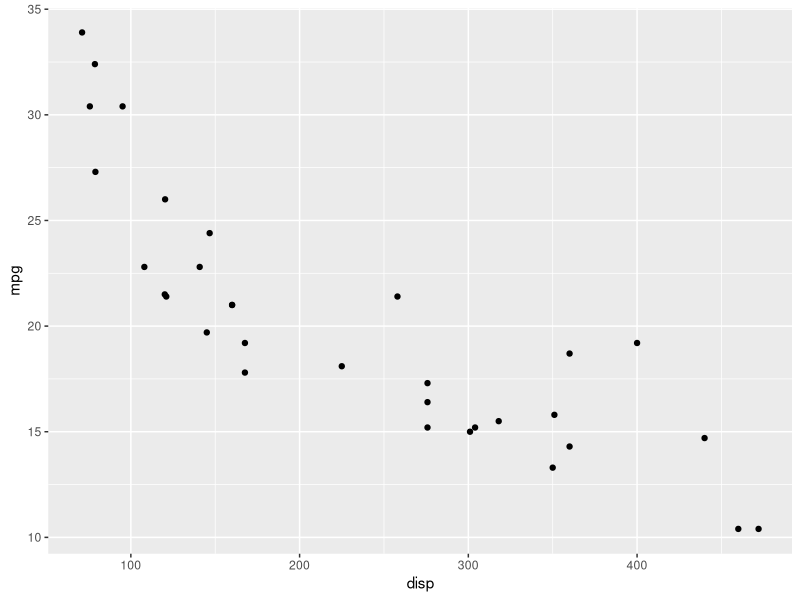
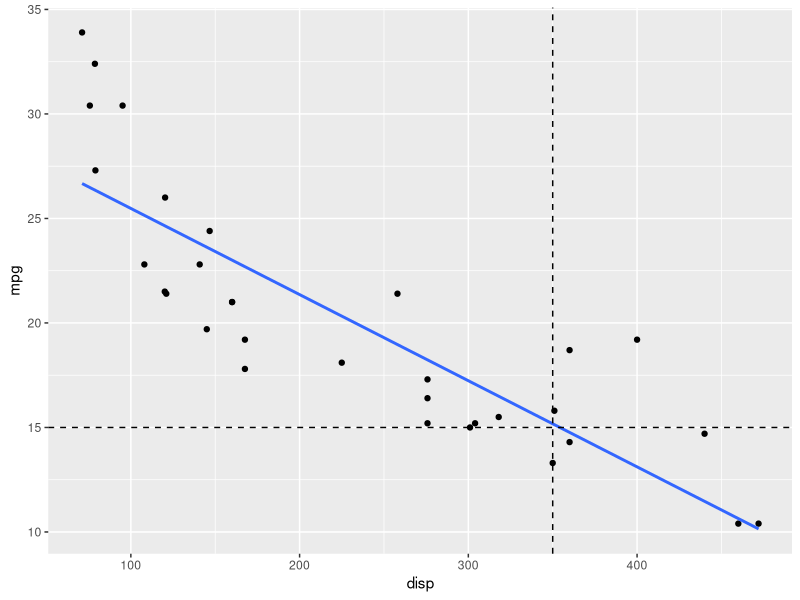
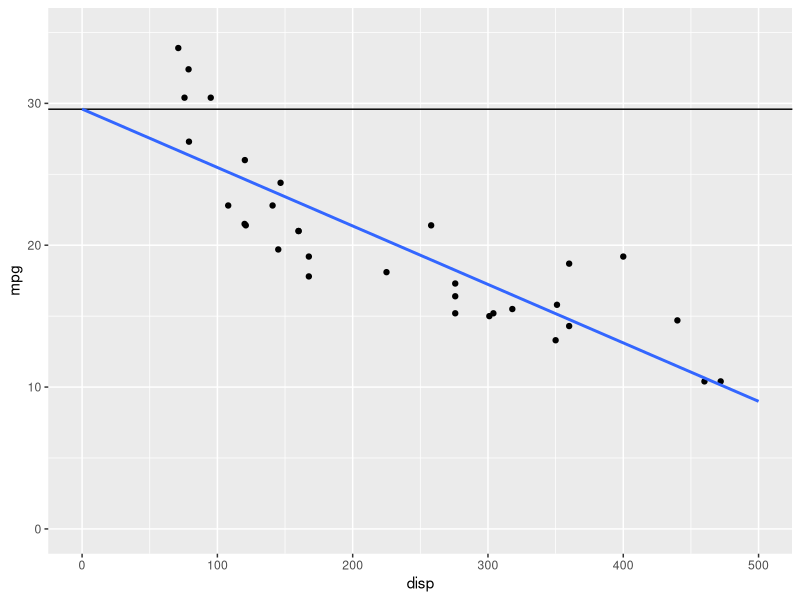

These figures' R source, in order: (Note: this script raises an error after producing the figures.)
## ---- chunk 1
library(ggplot2)
## ---- chunk 2
data(mtcars) # Loading mtcars dataset from datasets package
## ---- chunk 3
qplot(x = disp, y = mpg, data = mtcars)
## ---- chunk 4
qplot(x = disp, y = mpg, data = mtcars) +
  geom_smooth(method = "lm", se = FALSE) + # Fit regression line
  # add guide lines
  geom_hline(yintercept = 15, lty = 2) + geom_vline(xintercept = 350, lty = 2)
## ---- chunk 5
mtcars_lm_0 <- lm(mpg ~ disp, data = mtcars)
## ---- chunk 6
summary(mtcars_lm_0)
## ---- chunk 7
ggplot(aes(x = disp, y = mpg), data = mtcars) +
  geom_point() +
  xlim(0, 500) + ylim(0, 35) +
  geom_hline(yintercept = 29.59) +
  geom_smooth(method = "lm", se = F, fullrange = T)
## ---- chunk 8
mtcars_lm_1 <- lm(mpg ~ disp + wt, data = mtcars)
## ---- chunk 9
summary(mtcars_lm_1)
## ---- chunk 10
anova(mtcars_lm_0, mtcars_lm_1)
## ---- chunk 11
disp <- 150
# Manual calculation
29.6 - 0.04 * disp
## ---- chunk 12
disp <- 400
# Manual calculation
29.6 - 0.04 * disp
## ---- chunk 13
mtcars_lm_2 <- lm(mpg ~ disp + carb, data = mtcars)
## ---- chunk 14
summary(mtcars_lm_2)
## ---- chunk 15
disp <- 200
carb <- 2
# Using the predict function instead of manual calculation
predict(object = mtcars_lm_2, newdata = data.frame(disp, carb))
## ---- chunk 16
save(list = ls(pattern = "mtcars_lm_*"), file = "data/mtcars_fit")
